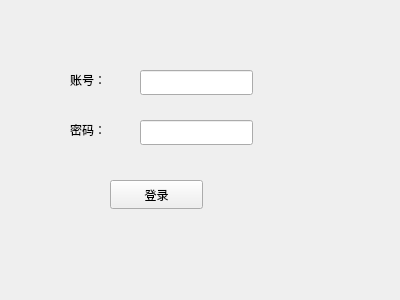
<?xml version="1.0" encoding="UTF-8"?>
<ui version="4.0">
 <class>login</class>
 <widget class="QWidget" name="login">
  <property name="geometry">
   <rect>
    <x>0</x>
    <y>0</y>
    <width>400</width>
    <height>300</height>
   </rect>
  </property>
  <property name="windowTitle">
   <string>Form</string>
  </property>
  <widget class="QLabel" name="user_label">
   <property name="geometry">
    <rect>
     <x>70</x>
     <y>70</y>
     <width>69</width>
     <height>20</height>
    </rect>
   </property>
   <property name="text">
    <string>账号：</string>
   </property>
  </widget>
  <widget class="QLineEdit" name="user_lineEdit">
   <property name="geometry">
    <rect>
     <x>140</x>
     <y>70</y>
     <width>113</width>
     <height>25</height>
    </rect>
   </property>
  </widget>
  <widget class="QLineEdit" name="pass_wordlineEdit">
   <property name="geometry">
    <rect>
     <x>140</x>
     <y>120</y>
     <width>113</width>
     <height>25</height>
    </rect>
   </property>
  </widget>
  <widget class="QLabel" name="password_label">
   <property name="geometry">
    <rect>
     <x>70</x>
     <y>120</y>
     <width>69</width>
     <height>20</height>
    </rect>
   </property>
   <property name="text">
    <string>密码：</string>
   </property>
  </widget>
  <widget class="QPushButton" name="login_2">
   <property name="geometry">
    <rect>
     <x>110</x>
     <y>180</y>
     <width>93</width>
     <height>29</height>
    </rect>
   </property>
   <property name="text">
    <string>登录</string>
   </property>
  </widget>
 </widget>
 <resources/>
 <connections/>
</ui>
